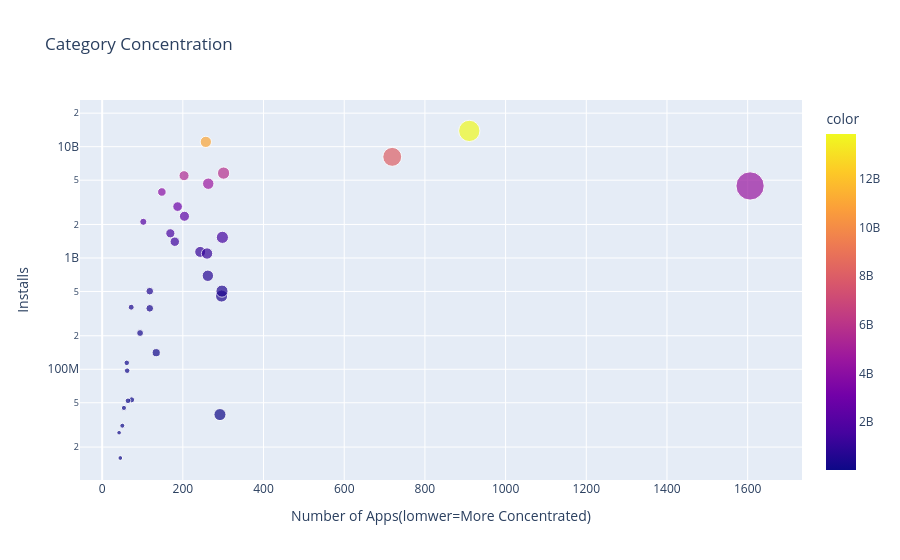

The notebook cell this image was saved under:
### Code cell
fig = px.scatter(x = category_merged_apps.App,
               y = category_merged_apps.Installs,
               title='Category Concentration',
               size=category_merged_apps.App,
               hover_name=category_merged_apps.index,
               color=category_merged_apps.Installs)
 
fig.update_layout(xaxis_title='Number of Apps(lomwer=More Concentrated)', yaxis_title='Installs', yaxis=dict(type='log'))
fig.show()

### Figure 1 — Plotly figure (JSON) as saved in the notebook; plotly's stock layout.template omitted (floating-point values rounded to 4 significant figures)
{"data": [{"hovertemplate": "<b>%{hovertext}</b><br><br>x=%{x}<br>y=%{y}<br>size=%{marker.size}<br>color=%{marker.color}<extra></extra>", "hovertext": ["ART_AND_DESIGN", "AUTO_AND_VEHICLES", "BEAUTY", "BOOKS_AND_REFERENCE", "BUSINESS", "COMICS", "COMMUNICATION", "DATING", "EDUCATION", "ENTERTAINMENT", "EVENTS", "FAMILY", "FINANCE", "FOOD_AND_DRINK", "GAME", "HEALTH_AND_FITNESS", "HOUSE_AND_HOME", "LIBRARIES_AND_DEMO", "LIFESTYLE", "MAPS_AND_NAVIGATION", "MEDICAL", "NEWS_AND_MAGAZINES", "PARENTING", "PERSONALIZATION", "PHOTOGRAPHY", "PRODUCTIVITY", "SHOPPING", "SOCIAL", "SPORTS", "TOOLS", "TRAVEL_AND_LOCAL", "VIDEO_PLAYERS", "WEATHER"], "legendgroup": "", "marker": {"color": [114233100, 53129800, 26916200, 1665791655, 692018120, 44931100, 11039241530, 140912410, 352852000, 2113660000, 15949410, 4437554490, 455249400, 211677750, 13858762717, 1134006220, 97082000, 52083000, 503611120, 503267560, 39162676, 2369110650, 31116110, 1532352930, 4649143130, 5788070180, 1400331540, 5487841475, 1096431465, 8099724500, 2894859300, 3916897200, 361096500], "coloraxis": "coloraxis", "size": [61, 73, 42, 169, 262, 54, 257, 134, 118, 102, 45, 1606, 296, 94, 910, 243, 62, 64, 297, 118, 292, 204, 50, 298, 263, 301, 180, 203, 260, 719, 187, 148, 72], "sizemode": "area", "sizeref": 4.015, "symbol": "circle"}, "mode": "markers", "name": "", "orientation": "v", "showlegend": false, "type": "scatter", "x": [61, 73, 42, 169, 262, 54, 257, 134, 118, 102, 45, 1606, 296, 94, 910, 243, 62, 64, 297, 118, 292, 204, 50, 298, 263, 301, 180, 203, 260, 719, 187, 148, 72], "xaxis": "x", "y": [114233100, 53129800, 26916200, 1665791655, 692018120, 44931100, 11039241530, 140912410, 352852000, 2113660000, 15949410, 4437554490, 455249400, 211677750, 13858762717, 1134006220, 97082000, 52083000, 503611120, 503267560, 39162676, 2369110650, 31116110, 1532352930, 4649143130, 5788070180, 1400331540, 5487841475, 1096431465, 8099724500, 2894859300, 3916897200, 361096500], "yaxis": "y"}], "layout": {"autosize": true, "coloraxis": {"colorbar": {"title": {"text": "color"}}, "colorscale": [[0, "#0d0887"], [0.1111, "#46039f"], [0.2222, "#7201a8"], [0.3333, "#9c179e"], [0.4444, "#bd3786"], [0.5556, "#d8576b"], [0.6667, "#ed7953"], [0.7778, "#fb9f3a"], [0.8889, "#fdca26"], [1, "#f0f921"]]}, "legend": {"itemsizing": "constant", "tracegroupgap": 0}, "title": {"text": "Category Concentration"}, "xaxis": {"anchor": "y", "autorange": true, "domain": [0, 1], "range": [-58.89, 1751.0], "title": {"text": "Number of Apps(lomwer=More Concentrated)"}, "type": "linear"}, "yaxis": {"anchor": "x", "autorange": true, "domain": [0, 1], "range": [6.963, 10.56], "title": {"text": "Installs"}, "type": "log"}}}
